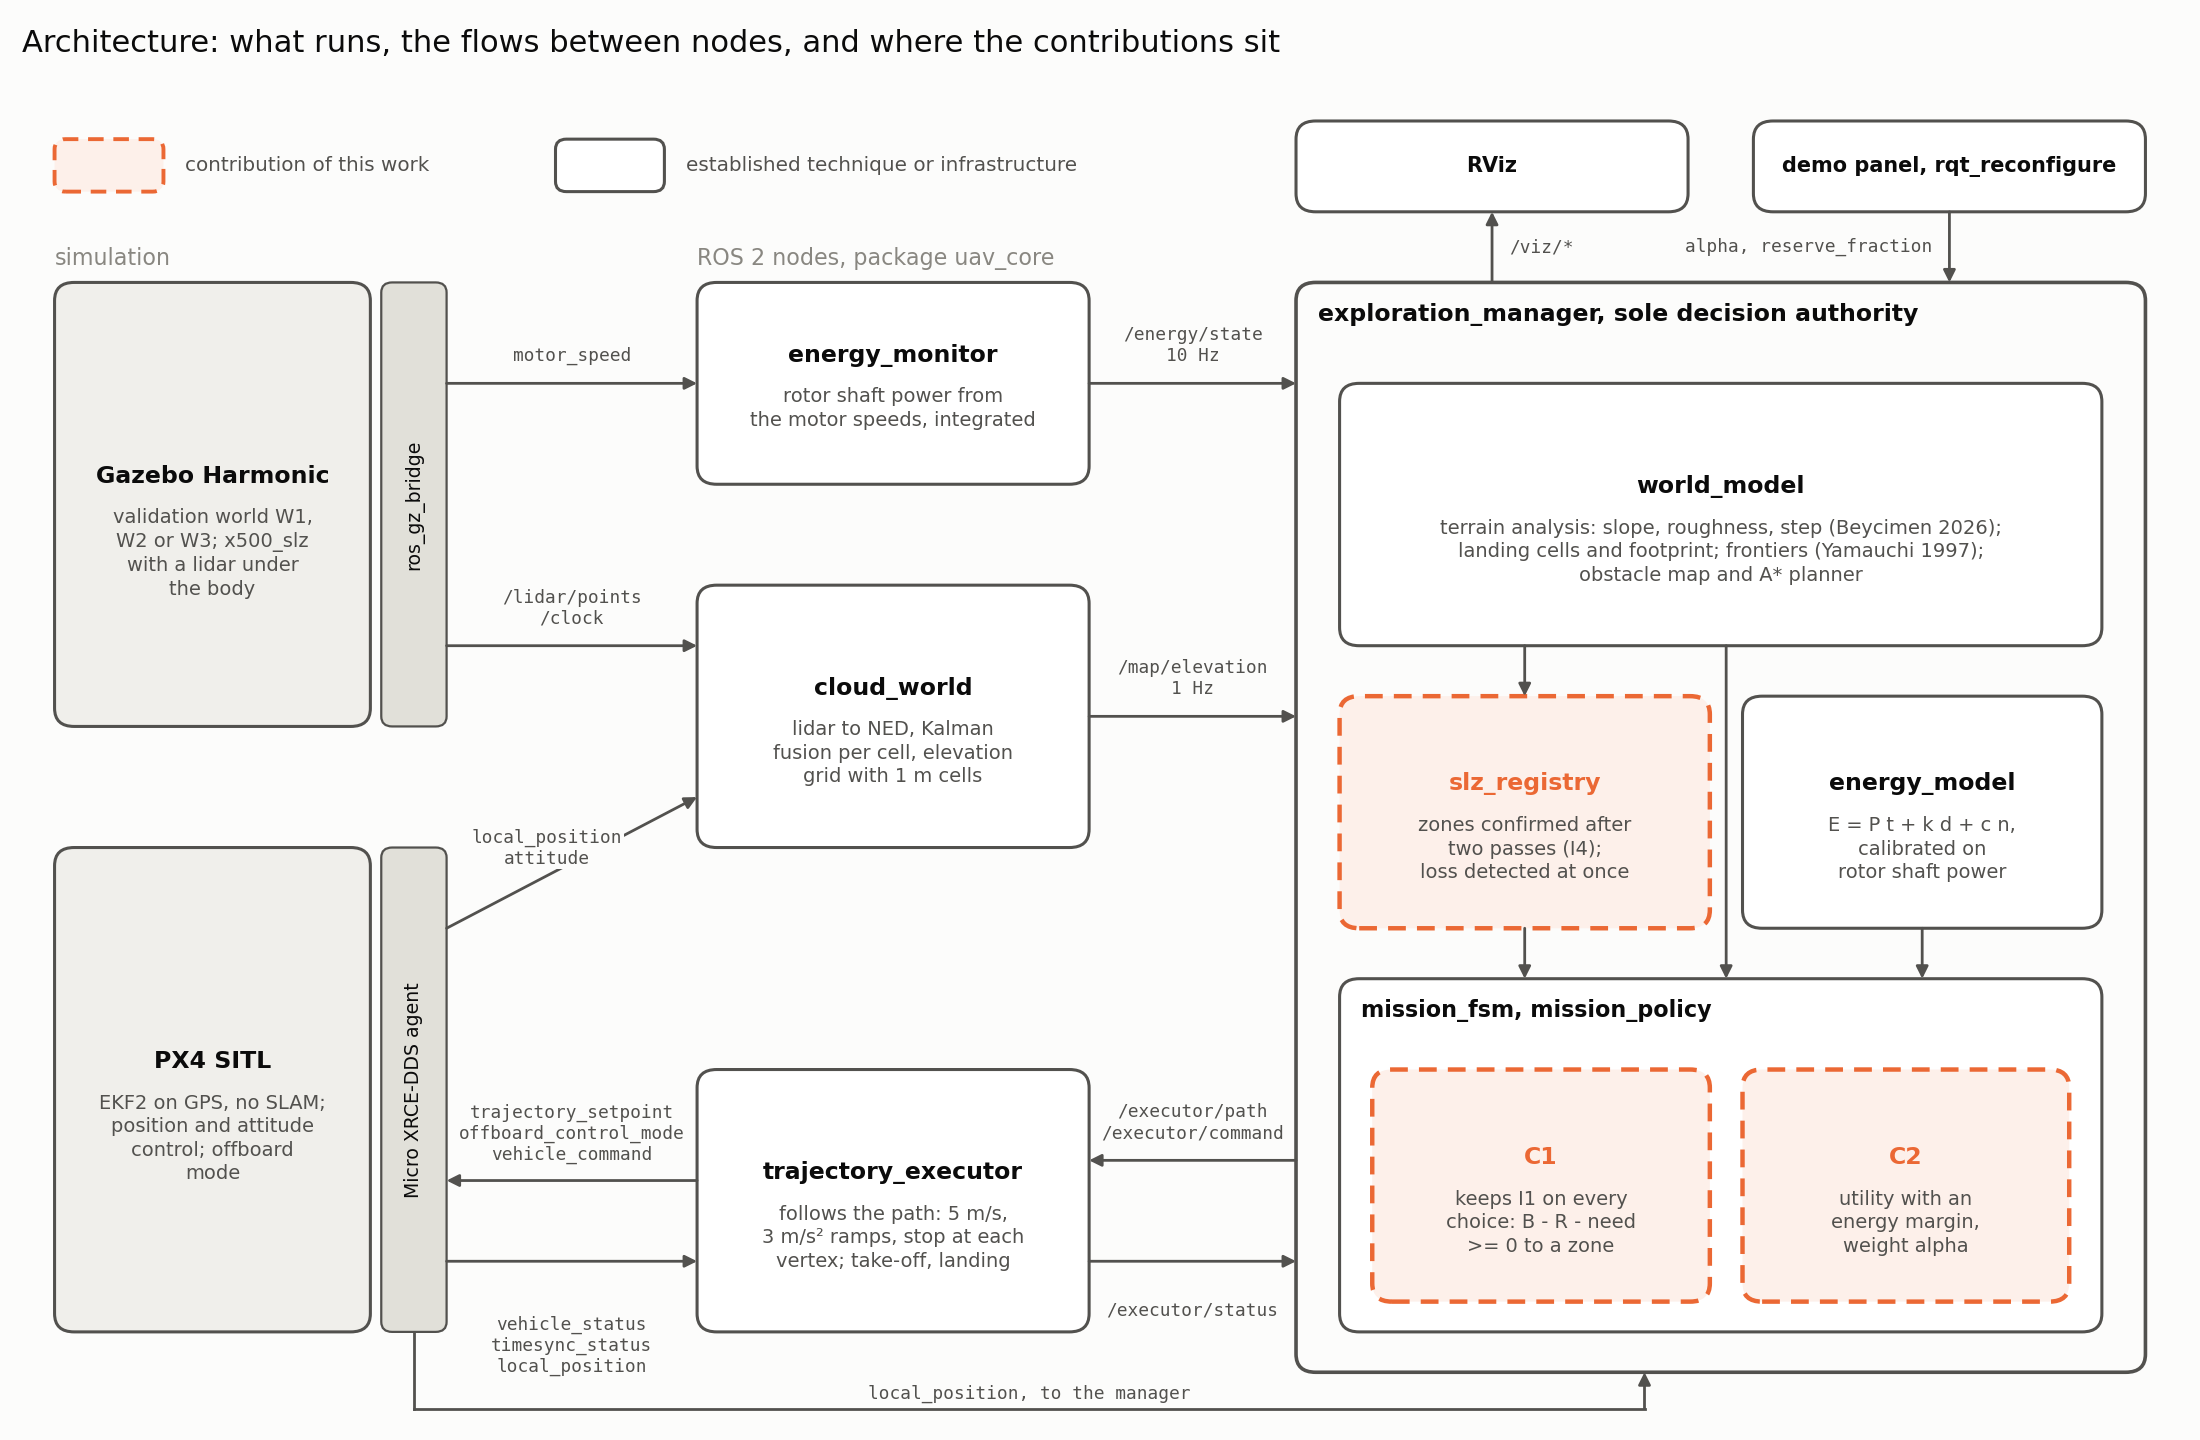

Write Python code to recreate this figure.
#!/usr/bin/env python3
"""
Spec F1: the architecture of the system, nodes and flows, the
contributions in dashed lines and the state of the art in solid ones.

What is drawn is what runs (src/uav_core/launch/exploration.launch.py
and the publishers and subscriptions of each node), not the target
table of spec 3.3: the simulation on the left (Gazebo Harmonic and
PX4 SITL with their two bridges), the four ROS nodes of uav_core in
the middle, the exploration manager on the right with the pure
modules it calls. Arrows carry the real topic names.

Dashed and in the accent colour: the three contributions of spec 2,
the dynamic landing zone registry, C1 (the invariant I1 kept on every
choice) and C2 (the utility with an energy margin). Solid: what spec
2.5 declares state of the art or infrastructure, the elevation
mapping, the terrain analysis, the frontiers, A*, and the energy
model, which C1 needs but which is a calibration, not a claim.

Choices: drawn with matplotlib patches rather than a diagram tool, so
the figure is regenerated from the repository like every other; one
flow per arrow, the PX4 topics shortened (the /fmu/in and /fmu/out
prefixes and the version suffixes dropped, given in the caption).

    python3 f1_architecture.py
"""

from pathlib import Path

import matplotlib
matplotlib.use('Agg')
import matplotlib.pyplot as plt  # noqa: E402
from matplotlib.patches import FancyArrowPatch, FancyBboxPatch  # noqa: E402

OUT = Path(__file__).resolve().parent / 'f1_architecture.png'

SURFACE, INK, INK2, MUTED, GRID = ('#fcfcfb', '#0b0b0b', '#52514e',
                                   '#898781', '#e1e0d9')
SIM_FACE, NODE_FACE = '#f0efeb', '#ffffff'
ACCENT, ACCENT_FACE = '#eb6834', '#fdf0ea'


def box(ax, x, y, w, h, title, body='', contribution=False, face=NODE_FACE,
        title_size=8.5, body_size=7.0, edge=INK2, lw=1.1, top=False):
    ax.add_patch(FancyBboxPatch(
        (x, y), w, h, boxstyle='round,pad=0,rounding_size=0.9',
        facecolor=ACCENT_FACE if contribution else face,
        edgecolor=ACCENT if contribution else edge,
        linestyle=(0, (4, 2.5)) if contribution else '-',
        linewidth=1.6 if contribution else lw, zorder=2))
    if top:
        ax.text(x + 1.0, y + h - 1.0, title, ha='left', va='top',
                fontsize=title_size, fontweight='bold', color=INK, zorder=3)
        return
    ty = y + h / 2 + (1.4 if body else 0)
    ax.text(x + w / 2, ty, title, ha='center', va='center',
            fontsize=title_size, fontweight='bold',
            color=ACCENT if contribution else INK, zorder=3)
    if body:
        ax.text(x + w / 2, ty - 1.6, body, ha='center', va='top',
                fontsize=body_size, color=INK2, linespacing=1.3, zorder=3)


def strip(ax, x, y, w, h, label):
    ax.add_patch(FancyBboxPatch((x, y), w, h,
                                boxstyle='round,pad=0,rounding_size=0.5',
                                facecolor=GRID, edgecolor=INK2, lw=0.8,
                                zorder=2))
    ax.text(x + w / 2, y + h / 2, label, rotation=90, ha='center',
            va='center', fontsize=6.8, color=INK, zorder=3)


def arrow(ax, p0, p1, label='', at=0.5, dy=0.9, path=None):
    if path is None:
        ax.add_patch(FancyArrowPatch(p0, p1, arrowstyle='-|>',
                                     mutation_scale=9, color=INK2, lw=1.0,
                                     zorder=2.5, shrinkA=0, shrinkB=0))
        lx = p0[0] + at * (p1[0] - p0[0])
        ly = p0[1] + at * (p1[1] - p0[1]) + dy
    else:
        pts = [p0] + path + [p1]
        for a, b in zip(pts[:-2], pts[1:-1]):
            ax.plot(*zip(a, b), color=INK2, lw=1.0, zorder=2.5)
        ax.add_patch(FancyArrowPatch(pts[-2], pts[-1], arrowstyle='-|>',
                                     mutation_scale=9, color=INK2, lw=1.0,
                                     zorder=2.5, shrinkA=0, shrinkB=0))
        lx, ly = (pts[1][0] + pts[2][0]) / 2, pts[1][1] + dy
    if label:
        ax.text(lx, ly, label, ha='center', va='bottom', fontsize=6.4,
                color=INK2, family='monospace', zorder=4,
                bbox={'facecolor': SURFACE, 'edgecolor': 'none',
                      'pad': 0.6})


def main():
    plt.rcParams.update({'font.family': 'sans-serif',
                         'figure.facecolor': SURFACE,
                         'savefig.facecolor': SURFACE})
    fig, ax = plt.subplots(figsize=(11.0, 7.2))
    fig.subplots_adjust(0.005, 0.005, 0.995, 0.93)
    ax.set_xlim(0, 100)
    ax.set_ylim(0, 66)
    ax.set_axis_off()

    # Simulation, left.
    ax.text(2, 57.6, 'simulation', fontsize=8, color=MUTED, va='bottom')
    box(ax, 2, 35, 14.5, 22, 'Gazebo Harmonic',
        'validation world W1,\nW2 or W3; x500_slz\nwith a lidar under\n'
        'the body', face=SIM_FACE)
    strip(ax, 17.0, 35, 3.0, 22, 'ros_gz_bridge')
    box(ax, 2, 5, 14.5, 24, 'PX4 SITL',
        'EKF2 on GPS, no SLAM;\nposition and attitude\ncontrol; offboard\n'
        'mode', face=SIM_FACE)
    strip(ax, 17.0, 5, 3.0, 24, 'Micro XRCE-DDS agent')

    # ROS nodes, middle.
    ax.text(31.5, 57.6, 'ROS 2 nodes, package uav_core', fontsize=8,
            color=MUTED, va='bottom')
    box(ax, 31.5, 47, 18, 10, 'energy_monitor',
        'rotor shaft power from\nthe motor speeds, integrated')
    box(ax, 31.5, 29, 18, 13, 'cloud_world',
        'lidar to NED, Kalman\nfusion per cell, elevation\n'
        'grid with 1 m cells')
    box(ax, 31.5, 5, 18, 13, 'trajectory_executor',
        'follows the path: 5 m/s,\n3 m/s² ramps, stop at each\n'
        'vertex; take-off, landing')

    # Exploration manager, right.
    box(ax, 59, 3, 39, 54, 'exploration_manager, sole decision '
        'authority', face=SURFACE, top=True, title_size=8.5, lw=1.3)
    box(ax, 61, 39, 35, 13, 'world_model',
        'terrain analysis: slope, roughness, step (Beycimen 2026);\n'
        'landing cells and footprint; frontiers (Yamauchi 1997);\n'
        'obstacle map and A* planner', face=NODE_FACE)
    box(ax, 61, 25, 17, 11.5, 'slz_registry',
        'zones confirmed after\ntwo passes (I4);\nloss detected at once',
        contribution=True)
    box(ax, 79.5, 25, 16.5, 11.5, 'energy_model',
        'E = P t + k d + c n,\ncalibrated on\nrotor shaft power')
    box(ax, 61, 5, 35, 17.5, 'mission_fsm, mission_policy', face=NODE_FACE,
        top=True, title_size=8)
    box(ax, 62.5, 6.5, 15.5, 11.5, 'C1',
        'keeps I1 on every\nchoice: B - R - need\n>= 0 to a zone',
        contribution=True)
    box(ax, 79.5, 6.5, 15, 11.5, 'C2',
        'utility with an\nenergy margin,\nweight alpha',
        contribution=True)
    # Inside the manager: what feeds the decision.
    arrow(ax, (69.5, 39), (69.5, 36.5))
    arrow(ax, (78.75, 39), (78.75, 22.5))
    arrow(ax, (69.5, 25), (69.5, 22.5))
    arrow(ax, (87.75, 25), (87.75, 22.5))

    # Flows.
    arrow(ax, (20.0, 52), (31.5, 52), 'motor_speed')
    arrow(ax, (20.0, 39), (31.5, 39), '/lidar/points\n/clock')
    arrow(ax, (20.0, 25), (31.5, 31.5), 'local_position\nattitude', at=0.4,
          dy=0.4)
    arrow(ax, (31.5, 12.5), (20.0, 12.5), 'trajectory_setpoint\n'
          'offboard_control_mode\nvehicle_command', dy=0.8)
    # local_position too: the executor tests arrival on it (checked
    # against the live graph, experiments/2026-11-01_rqt_graph).
    arrow(ax, (20.0, 8.5), (31.5, 8.5),
          'vehicle_status\ntimesync_status\nlocal_position', dy=-5.7)
    arrow(ax, (49.5, 52), (59, 52), '/energy/state\n10 Hz')
    arrow(ax, (49.5, 35.5), (59, 35.5), '/map/elevation\n1 Hz')
    arrow(ax, (59, 13.5), (49.5, 13.5), '/executor/path\n/executor/command')
    arrow(ax, (49.5, 8.5), (59, 8.5), '/executor/status', dy=-2.9)
    arrow(ax, (18.5, 5), (75, 3), 'local_position, to the manager',
          path=[(18.5, 1.2), (75, 1.2)], dy=0.3)

    # Display and live parameters, above the manager.
    box(ax, 59, 60.5, 18, 4.5, 'RViz', '', title_size=7.5)
    box(ax, 80, 60.5, 18, 4.5, 'demo panel, rqt_reconfigure', '',
        title_size=7.5)
    arrow(ax, (68, 57), (68, 60.5))
    ax.text(68.8, 58.75, '/viz/*', fontsize=6.4, color=INK2,
            family='monospace', va='center')
    arrow(ax, (89, 60.5), (89, 57))
    ax.text(88.2, 58.75, 'alpha, reserve_fraction', fontsize=6.4,
            color=INK2, family='monospace', va='center', ha='right')

    # Legend.
    ax.add_patch(FancyBboxPatch((2, 61.5), 5, 2.6,
                                boxstyle='round,pad=0,rounding_size=0.5',
                                facecolor=ACCENT_FACE, edgecolor=ACCENT,
                                linestyle=(0, (4, 2.5)), lw=1.4))
    ax.text(8, 62.8, 'contribution of this work', fontsize=7.2, color=INK2,
            va='center')
    ax.add_patch(FancyBboxPatch((25, 61.5), 5, 2.6,
                                boxstyle='round,pad=0,rounding_size=0.5',
                                facecolor=NODE_FACE, edgecolor=INK2, lw=1.1))
    ax.text(31, 62.8, 'established technique or infrastructure',
            fontsize=7.2, color=INK2, va='center')
    fig.suptitle('Architecture: what runs, the flows between nodes, and '
                 'where the contributions sit', x=0.01, ha='left',
                 color=INK, fontsize=11)
    fig.savefig(OUT, dpi=200)
    print(OUT)


if __name__ == '__main__':
    main()
